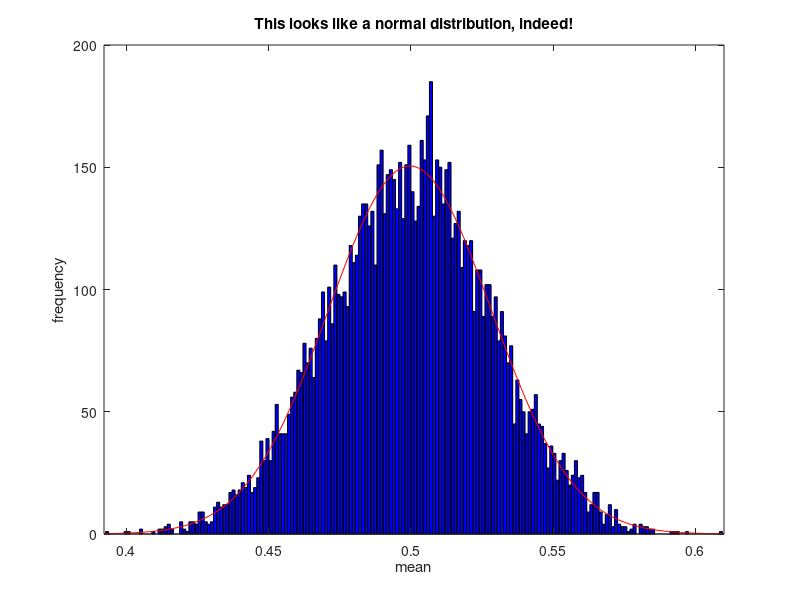

MATLAB code for this plot:
clear; clc; close all;

%%  Data Analysis
%   2nd assignment 02-11-21 ex 6

variables = 100;
n = 10000;

Y = mean(rand(variables,n));
histfit(Y,200); % bins = 200
xlabel('mean')
ylabel('frequency')
title(sprintf('This looks like a normal distribution, indeed!'))
